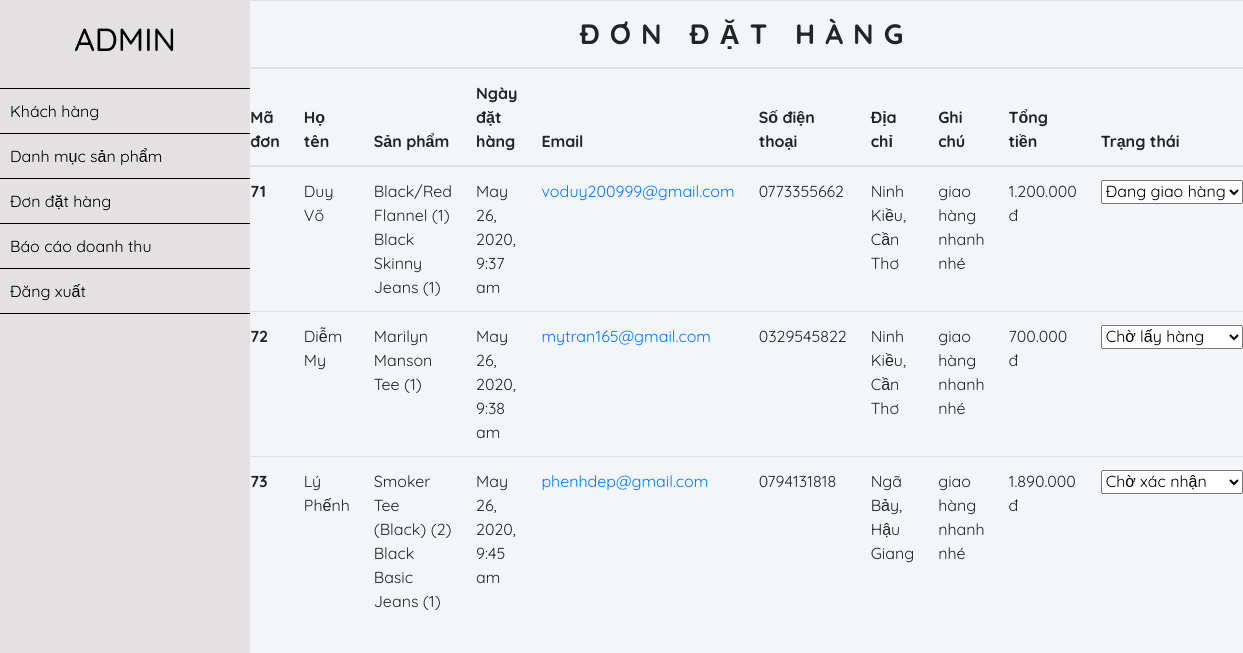
Screenshot of /admin/admin.php?view=order (signed in) with the database file from the repository.
### tables this page shows
CREATE TABLE `donhang` (
  `id` int(100) NOT NULL,
  `idkh` int(100) NOT NULL,
  `sanpham` varchar(100) NOT NULL,
  `ngaymua` varchar(100) NOT NULL,
  `tongtien` int(100) NOT NULL,
  `hoten` varchar(50) NOT NULL,
  `email` varchar(50) NOT NULL,
  `sodienthoai` varchar(50) NOT NULL,
  `diachi` varchar(100) NOT NULL,
  `ghichu` varchar(50) NOT NULL,
  `trangthai` varchar(50) NOT NULL
);

### admin/order.php (the view, shortened to what this page needs)
 <?php
    include("connect.php");
    $order = "SELECT *FROM donhang";
    $result = $connect->query($order);
 ?>
<!DOCTYPE html>
<html>
<head>
</head>
<body>
		<table class="table table-hover" style="margin-left: 250px !important;">
			  <thead>
			  	<tr>
					<th colspan="10">
						<p style="text-align: center; letter-spacing: 10px; text-transform: uppercase; display: block; width: 100%; margin: auto; font-size: 28px;">Đơn đặt hàng</p>
					</th>
				</tr>
			    <tr>
			      	<th scope="col">Mã đơn</th>
			      	<th scope="col">Họ tên</th>
			      	<th scope="col">Sản phẩm</th>
			      	<th scope="col">Ngày đặt hàng</th>
			      	<th scope="col">Email</th>
			      	<th scope="col">Số điện thoại</th>
			      	<th scope="col">Địa chỉ</th>
			      	<th scope="col">Ghi chú</th>
			      	<th scope="col">Tổng tiền</th>
			      	<th scope="col">Trạng thái</th>
			    </tr>
			  </thead>
			   <tbody>
			     <?php while ($row = $result->fetch_assoc()) { ?>
			    <tr>
			      	<th scope="row"><?php echo $row['id']; ?></th>
			      	<td><?php echo $row['hoten']; ?></td>
			      	<td><?php echo $row['sanpham']; ?></td>
			      	<td><?php echo $row['ngaymua']; ?></td>
			      	<td><a href="mailto: <?php echo $row['email']; ?>"><?php echo $row['email']; ?></a></td>
			      	<td><?php echo $row['sodienthoai']; ?></td>
			      	<td><?php echo $row['diachi']; ?></td>
			      	<td><?php echo $row['ghichu']; ?></td>
			      	<td><?php echo number_format($row['tongtien'],0,".",".")." "."đ";  ?></td>
			     	<td>
			     		<select id="status_<?php echo $row['id']; ?>" onchange="status(<?php echo $row['id']; ?>)">
			     			<option <?php if($row['trangthai'] == 0){ ?> selected="selected" <?php } ?> value="0">Chờ xác nhận</option>
			     			<option <?php if($row['trangthai'] == 1){ ?> selected="selected" <?php } ?> value="1">Chờ lấy hàng</option>
			     			<option <?php if($row['trangthai'] == 2){ ?> selected="selected" <?php } ?> value="2">Đang giao hàng</option>
			     		</select>
			     	</td>
			    </tr>
			  <?php } ?>
			  </tbody>
		</table>
</body>
</html>

### admin/admin.php (style rules this page uses)
* { margin: 0; padding: 0; box-sizing: border-box; list-style: none; text-decoration: none; font-family: 'Quicksand', sans-serif !important; }
body { background: #f3f5f9; }

### rows the page displays
donhang: id "71", hoten "Duy Võ", sanpham "Black/Red Flannel (1) Black Skinny Jeans (1)", ngaymua "May 26, 2020, 9:37 am", email "voduy200999@gmail.com", sodienthoai "0773355662", diachi "Ninh Kiều, Cần Thơ", ghichu "giao hàng nhanh nhé", tongtien "1.200.000", trangthai+id "Đang giao hàng"
donhang: id "72", hoten "Diễm My", sanpham "Marilyn Manson Tee (1)", ngaymua "May 26, 2020, 9:38 am", email "mytran165@gmail.com", sodienthoai "0329545822", diachi "Ninh Kiều, Cần Thơ", ghichu "giao hàng nhanh nhé", tongtien "700.000", trangthai+id "Chờ lấy hàng"
donhang: id "73", hoten "Lý Phếnh", sanpham "Smoker Tee (Black) (2) Black Basic Jeans (1)", ngaymua "May 26, 2020, 9:45 am", email "phenhdep@gmail.com", sodienthoai "0794131818", diachi "Ngã Bảy, Hậu Giang", ghichu "giao hàng nhanh nhé", tongtien "1.890.000", id "Chờ xác nhận"
